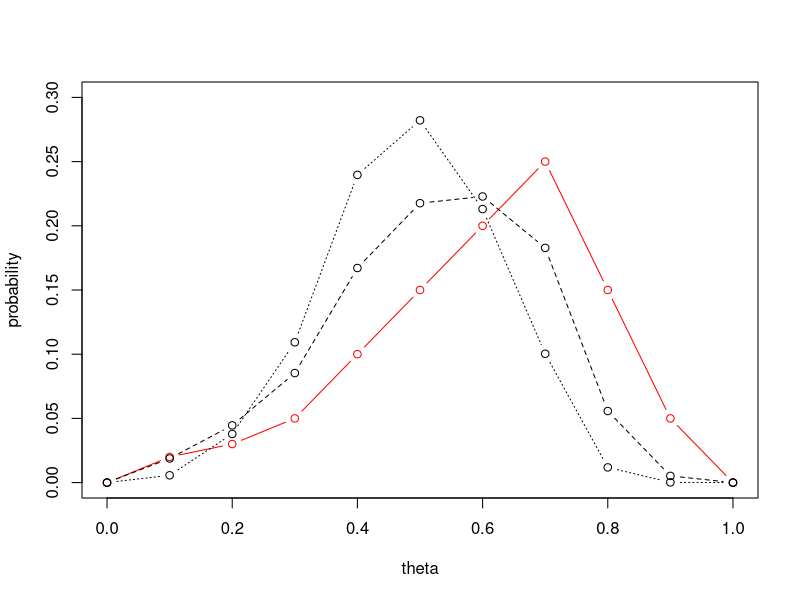

This chart was generated by the following R code:

#bayesian analysis
# binomial distribution, with vector of priors 
# win = 1, loose = 0
# after priors were set, 3 observations of WLL
theta <- seq(0,1, by=.1) #expected chance of wining
prior <- c( 0, .02, .03, .05, .1, .15, .2, .25, .15, .05, 0) 
likelihood <- theta*(1-theta)^2 # p^W*(1-p)^(n-W)
constant <- sum(prior*likelihood)
posterior <- prior*likelihood/constant

# expected value of prior
sum(theta*prior)
# expected of posterior
sum(theta*posterior)



# what if you play 5 more times so your record is
# WLLWWLLL
likelihood2 <- theta^3*(1-theta)^5
constant2 <- sum(prior*likelihood2)
posterior2 <- prior*likelihood2/constant2
# expected of posterior
sum(theta*posterior2)

# use your first posterior distribution and update that with 5 new games
likelihood3 <- theta^2*(1-theta)^3
constant3 <- sum(posterior*likelihood3)
posterior3 <- posterior*likelihood3/constant3
#compare both ways of calculating updated posterior distribution
posterior2 == posterior3
round(posterior2,8) == round(posterior3,8)

# plot prior, first posterior, and update posterior distribution
plot(theta,prior,col='red', type='b', ylim=c(0,.3),ylab='probability')
lines(theta,posterior,type='b',lty=2)
lines(theta,posterior2,type='b',lty=3)
